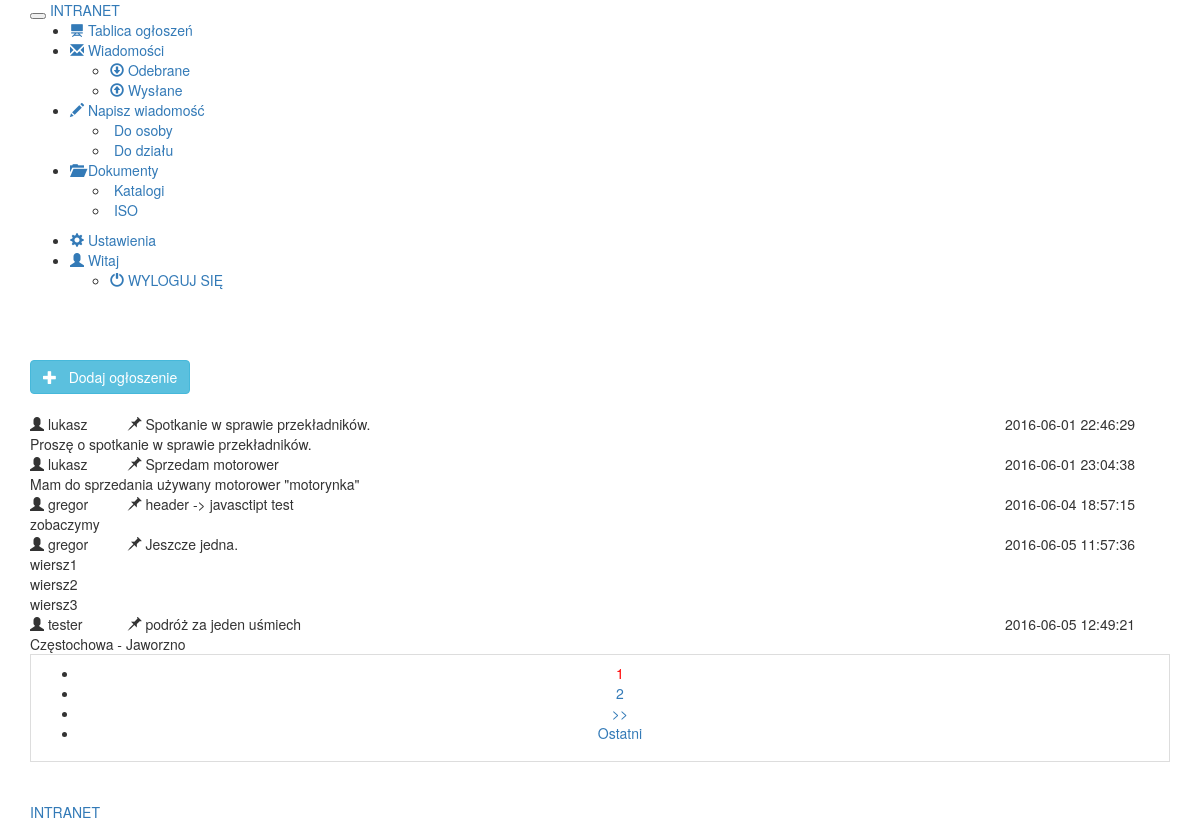
Page /ogloszenie.php (signed in) on the committed database.
### tables this page shows
CREATE TABLE `ogloszenie` (
  `id` int(11) NOT NULL,
  `temat` varchar(250) NOT NULL,
  `tresc` varchar(250) NOT NULL,
  `data_utw` datetime NOT NULL,
  `autor` int(11) NOT NULL
);

CREATE TABLE `users` (
  `user_id` int(11) NOT NULL,
  `user_name` varchar(250) NOT NULL,
  `user_email` varchar(250) NOT NULL,
  `user_pass` varchar(250) NOT NULL,
  `user_status` enum('Y','N') NOT NULL DEFAULT 'N',
  `tokenCode` varchar(100) NOT NULL,
  `imie` varchar(50) NOT NULL,
  `nazwisko` varchar(50) NOT NULL,
  `telefon` varchar(12) NOT NULL,
  `dzial` varchar(100) NOT NULL
);

### ogloszenie.class.php (the view, shortened to what this page needs)
<?php
class ogloszenie
{
	private $conn;
	function __construct()
	{
		$Database = new Database();
		$db = $Database->dbConnection();
		$this->conn = $db;
	}
	public function dataview($query)
	{
		$stmt = $this->conn->prepare($query);
		$stmt->execute();
		if($stmt->rowCount()>0)
		{
			while($row=$stmt->fetch(PDO::FETCH_ASSOC))
			{
				?>
				<div class="panel panel-default">
					<div class="panel-heading">
						<div class="row">
							<div class="col-md-1">
								<span class="glyphicon glyphicon-user" aria-hidden="true"></span>
								<?php print($row['user_name']); ?>
							</div>
							<div class="col-md-9">
								<span class="glyphicon glyphicon-pushpin" aria-hidden="true"></span>
								<?php print($row['temat']); ?></div>
							<div class="col-md-2"><?php print($row['data_utw']) . "   "; ?></div>
						</div>
					</div>
					<div class="panel-body">
						<?php print(nl2br($row['tresc'])); ?>
					</div>
</div>
                <?php
			}
		}
		else
		{
			?>
            <tr>
            <td>Brak danych...</td>
            </tr>
            <?php
		}
	}
	public function paginglink($query,$records_per_page)
	{
		$self = $_SERVER['PHP_SELF'];
		$stmt = $this->conn->prepare($query);
		$stmt->execute();
		$total_no_of_records = $stmt->rowCount();
		if($total_no_of_records > 0)
		{
			?><ul class="pagination"><?php
			$total_no_of_pages=ceil($total_no_of_records/$records_per_page);
			$current_page=1;
			for($i=1;$i<=$total_no_of_pages;$i++)
			{
				if($i==$current_page)
				{
					echo "<li><a href='".$self."?page_no=".$i."' style='color:red;'>".$i."</a></li>";
				}
				else
				{
					echo "<li><a href='".$self."?page_no=".$i."'>".$i."</a></li>";
				}
			}
			if($current_page!=$total_no_of_pages)
			{
				$next=$current_page+1;
				echo "<li><a href='".$self."?page_no=".$next."'>>></a></li>";
				echo "<li><a href='".$self."?page_no=".$total_no_of_pages."'>Ostatni</a></li>";
			}
			?></ul><?php
		}
	}
}

### header.php (shortened to what this page needs)
<!DOCTYPE html PUBLIC "-//W3C//DTD XHTML 1.0 Transitional//EN" "http://www.w3.org/TR/xhtml1/DTD/xhtml1-transitional.dtd">
<html xmlns="http://www.w3.org/1999/xhtml">
<head>
<link href="bootstrap/css/bootstrap.min.css" rel="stylesheet" media="screen">
</head>
<body>
<div class="navbar navbar-default navbar-fixed-top" role="navigation">
      <div class="container">
        <div class="navbar-header">
          <button type="button" class="navbar-toggle collapsed" data-toggle="collapse" data-target="#navbar" aria-expanded="false" aria-controls="navbar">
          </button>
          <a class="navbar-brand" href="ogloszenie.php" title='INTRANET'>INTRANET</a>
        </div>
        <div id="navbar" class="navbar-collapse collapse">
          <ul class="nav navbar-nav">
			<li><a href="ogloszenie.php"><span class="glyphicon glyphicon-blackboard"></span>&nbsp;Tablica ogłoszeń</a></li>
			<li class="dropdown">
              <a href="#" class="dropdown-toggle" data-toggle="dropdown" role="button" aria-haspopup="true" aria-expanded="false">
			  <span class="glyphicon glyphicon-envelope"></span>&nbsp;Wiadomości <span class="caret"></span></a>
              <ul class="dropdown-menu">
                <li><a href="wiadomosc.odb.php"><span class="glyphicon glyphicon-download"></span>&nbsp;Odebrane</a></li>
				<li><a href="wiadomosc.wys.php"><span class="glyphicon glyphicon-upload"></span>&nbsp;Wysłane</a></li>
              </ul>
            </li>
			<li class="dropdown">
              <a href="#" class="dropdown-toggle" data-toggle="dropdown" role="button" aria-haspopup="true" aria-expanded="false">
			  <span class="glyphicon glyphicon-pencil"></span>&nbsp;Napisz wiadomość <span class="caret"></span></a>
              <ul class="dropdown-menu">
                <li><a href="wiadomosc.add.php"><span class="glyphicon"></span>&nbsp;Do osoby</a></li>
				<li><a href="wiadomosc.php"><span class="glyphicon"></span>&nbsp;Do działu</a></li>
              </ul>
            </li>
			<li class="dropdown">
              <a href="#" class="dropdown-toggle" data-toggle="dropdown" role="button" aria-haspopup="true" aria-expanded="false">
			  <span class="glyphicon glyphicon-folder-open"></span>&nbsp;Dokumenty <span class="caret"></span></a>
              <ul class="dropdown-menu">
                <li><a href="katalog.php"><span class="glyphicon"></span>&nbsp;Katalogi</a></li>
				<li><a href="iso.php"><span class="glyphicon"></span>&nbsp;ISO</a></li>
              </ul>
            </li>
          </ul>
          <ul class="nav navbar-nav navbar-right">
            <li><a href="profil.php"><span class="glyphicon glyphicon-cog"></span>&nbsp;Ustawienia</a></li>
            <li class="dropdown">
              <a href="#" class="dropdown-toggle" data-toggle="dropdown" role="button" aria-haspopup="true" aria-expanded="false">
			  <span class="glyphicon glyphicon-user"></span>&nbsp;Witaj <?php  ?>&nbsp;<span class="caret"></span></a>
              <ul class="dropdown-menu">
                <li><a href="logout.php?logout=true"><span class="glyphicon glyphicon-off"></span>&nbsp;WYLOGUJ SIĘ</a></li>
              </ul>
            </li>
          </ul>
        </div>
      </div>
    </div>
<br /><br /><br />

### ogloszenie.php (shortened to what this page needs)
<?php
include_once 'header.php';
include_once 'ogloszenie.class.php';
$ogloszenie = new ogloszenie();
?>
<div class="container">
<a href="ogloszenie.add.php" class="btn btn-large btn-info"><i class="glyphicon glyphicon-plus"></i> &nbsp; Dodaj ogłoszenie</a>
</div>
<div class="clearfix"></div><br />
<div class="container">
	 <table class='table table-bordered table-responsive'>
     <?php
		$query = "SELECT users.user_name, ogloszenie.temat, ogloszenie.tresc, ogloszenie.data_utw FROM ogloszenie INNER JOIN users ON users.user_id = ogloszenie.autor";
		$records_per_page=5;
		$newquery = $ogloszenie->paging($query,$records_per_page);
		$ogloszenie->dataview($newquery);
	 ?>
    <tr>
        <td colspan="7" align="center">
 			<div class="pagination-wrap">
            <?php $ogloszenie->paginglink($query,$records_per_page); ?>
        	</div>
        </td>
    </tr>
</table>
</div>
<?php include_once 'footer.php'; ?>

### footer.php (shortened to what this page needs)
<br />
<nav class="navbar navbar-default navbar-static-bottom" role="navigation">
  <div class="container">
	<div class="navbar-header">
          <a class="navbar-brand" href="ogloszenie.php" title='INTRANET'>INTRANET</a>
    </div>
  </div>
</nav>
</body>
</html>

### rows in the picture
ogloszenie: users.user_name "lukasz", temat "Spotkanie w sprawie przekładników.", data_utw "2016-06-01 22:46:29", tresc "Proszę o spotkanie w sprawie przekładników."
ogloszenie: users.user_name "lukasz", temat "Sprzedam motorower", data_utw "2016-06-01 23:04:38", tresc "Mam do sprzedania używany motorower \"motorynka\""
ogloszenie: users.user_name "gregor", temat "header -> javasctipt test", data_utw "2016-06-04 18:57:15", tresc "zobaczymy"
ogloszenie: users.user_name "gregor", temat "Jeszcze jedna.", data_utw "2016-06-05 11:57:36", tresc "wiersz1 wiersz2 wiersz3"
ogloszenie: users.user_name "tester", temat "podróż za jeden uśmiech", data_utw "2016-06-05 12:49:21", tresc "Częstochowa - Jaworzno"
